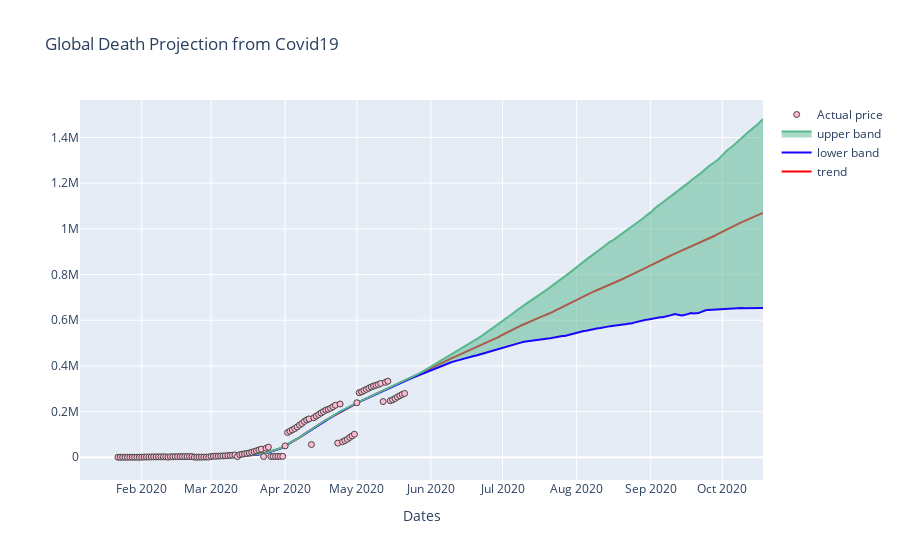

Notebook source saved alongside this figure:
### Code cell
py.offline.iplot(figure)
plt.show()

### Figure 1 — Plotly figure (JSON) as saved in the notebook; plotly's stock layout.template omitted (floating-point values rounded to 4 significant figures; data arrays with more than 128 entries replaced by an {"elided": "..."} marker saying what was removed)
{"data": [{"marker": {"color": "red", "line": {"width": 3}}, "mode": "lines", "name": "trend", "type": "scatter", "x": {"elided": "271 str values"}, "y": {"elided": "271 float values"}}, {"line": {"color": "#1705ff"}, "mode": "lines", "name": "lower band", "type": "scatter", "x": {"elided": "271 str values"}, "y": {"elided": "271 float values"}}, {"fill": "tonexty", "line": {"color": "#57b88f"}, "mode": "lines", "name": "upper band", "type": "scatter", "x": {"elided": "271 str values"}, "y": {"elided": "271 float values"}}, {"marker": {"color": "#FFBAD2", "line": {"width": 1}}, "mode": "markers", "name": "Actual price", "type": "scatter", "x": {"elided": "271 str values"}, "y": [17, 18, 26, 42, 56, 82, 131, 133, 171, 213, 259, 1013, 1113, 1118, 1371, 1523, 1666, 1770, 1868, 2007, 2122, 362, 2247, 2251, 2458, 2469, 2629, 2708, 2770, 2814, 2872, 2941, 426, 492, 564, 634, 719, 806, 906, 2996, 4263, 4614, 4912, 5409, 5832, 6473, 7151, 7957, 8824, 9947, 3085, 11423, 13125, 14826, 16759, 19017, 21789, 24788, 28292, 31811, 35323, 3160, 39443, 44238, 3254, 3347, 3459, 3558, 3801, 3987, 49685, 108137, 114170, 119853, 125561, 132439, 140685, 147963, 156821, 163236, 167772, 55834, 173124, 180236, 186912, 193665, 199997, 206187, 209900, 214444, 220801, 227665, 61826, 233360, 67996, 73077, 78767, 86662, 93354, 100915, 238619, 282709, 286330, 291942, 297197, 302418, 307666, 311781, 315185, 318481, 323285, 243813, 328115, 332924, 247470, 251537, 257239, 263855, 269567, 274898, 279311]}], "layout": {"title": {"text": "Global Death Projection from Covid19"}, "xaxis": {"ticklen": 2, "title": {"text": "Dates"}, "zeroline": true}}}
